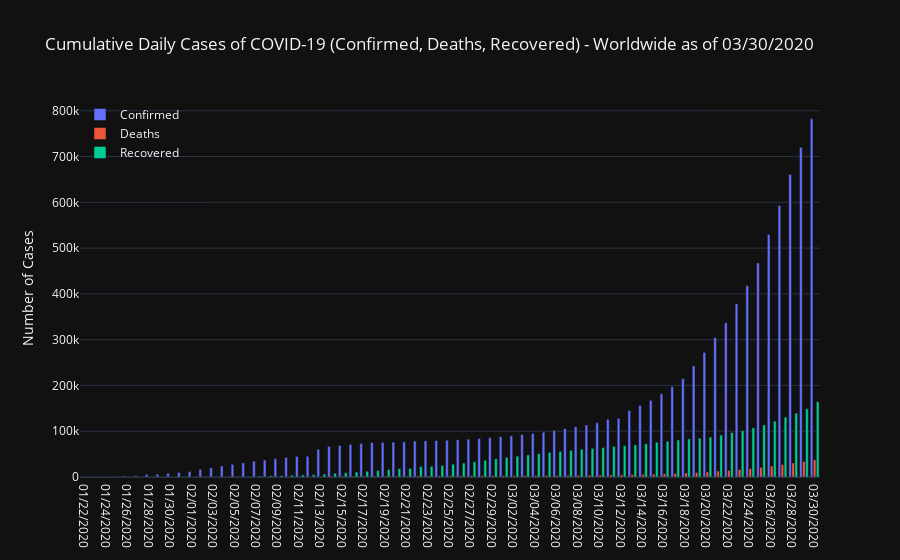

The notebook cell this image was saved under:
### Code cell
plot_bar_chart(confirmed, deaths, recovered,'Worldwide').show()
